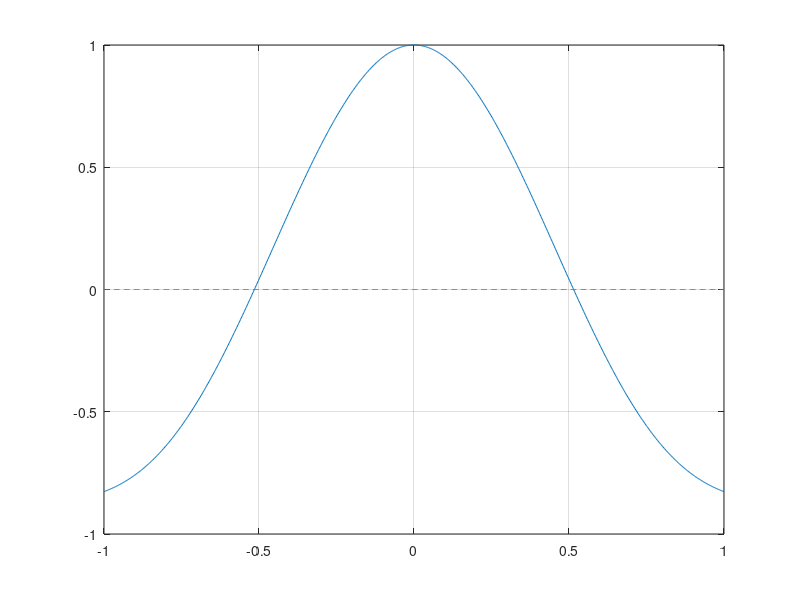

Here is the MATLAB script that generated this plot: (Note: this script raises an error after producing the figure.)
clear
clc
close all

% definisco la funzione come da testo
f = @(x) cos(2*x).^2 - x.^2;

%% 1

% consideriamo questo intervallo arbitrario
x = linspace(-1, 1, 1000);

% plottiamo
plot(x, f(x))
grid on
hold on
plot(x, 0*x, '--')

% la funzione è pari, basta che cerco lo zero positvo e trovo anche lo zero
% negativo automaticamente

%% 2

% consideriamo la funzione di iterazione
% phi(x) = x + A*f(x)

% per verificare in modo teorico l'intervallo di valori di A tali per cui
% il metodo delle iterazioni di punto fisso converge allo zero di (x)
% dobbiamo verificare la condizione
% |phi'(alpha)| < 1

% calcolando
% phi'(alpha) = 1 + A*f'(alpha)
% |1 + A*f'(alpha)| < 1
% -2 < A*f'(alpha) < 0
% f'(allpha) è negativo per l'alpha positivo, devo cambiare verso della
% disequazione quando divido

% 0 < A < 2/f'(alpha)

%% 3

% definisco tolleranza, massimo numero di iterazioni e intervallo
tol = 1e-10;
nmax = 1000;
a = -1;
b = 1;

% guess iniziale
x0 = 0.1;

% calcolo l'iterazione di punto fisso A = 0.1
A1 = 0.1;
phi1 = @(x) x + A1*f(x);
[succ1, it1] = ptofis(x0, phi1, nmax, tol, a, b);
alpha = succ1(end);

% ora che ho trovato una buona apporssimazione di alpha posso calcolare il
% valore della derivata di f in alpha
df = @(x) -4*cos(2*x).*sin(2*x) - 2*x;
% ottengo dunque l'estremo superiore per la scelta di alpha
Asup = -2/df(alpha)

% A2 < Asup
A2 = 0.6;
phi2 = @(x) x + A2*f(x);
[succ2, it2] = ptofis(x0, phi2, nmax, tol, a, b);

% A3 > sup
A3 = 0.75;
phi3 = @(x) x + A3*f(x);
[succ3, it3] = ptofis(x0, phi3, nmax, tol, a, b);
% come previsto dalla teoria NON converge

% A4 = A2, cambio x0
A4 = 0.6;
x0 = 2;
phi4 = @(x) x + A4*f(x);
[succ4, it4] = ptofis(x0, phi4, nmax, tol, a, b);
% per questo tipo di funzioni phi la scelta di x0 è meno rilevante rispetto
% alla velocità di convergenza rispetto al parametro A

%% 4

% usando stimap stimiamo l'ordine di convergenza e il fattore di
% convergenza del metodo di punto fisso
[p1, c1] = stimap(succ1);
[p2, c2] = stimap(succ2);
[p3, c3] = stimap(succ3);
[p4, c4] = stimap(succ4);
% quelle che convergono convergono tutte con ordine 1, e notiamo che il
% fattore A ha un effetto molto maggiore sul fattore di riduzione rispetto
% alla scelta di x0
% quello che non converge presenta un NaN

%% 5

% per avere convergenza del secondo ordine è necessario che
% phi'(alpha) = 0

% phi'(alpha) = 1 + A*f'(alpha) = 0
% Aopt = -1/f'(alpha)
% (ovvero Asup/2)

% calcoliamo A ottimo trovato dalla teoria e poi lanciamo il metodo
Aopt = -1/df(alpha);
phi_opt = @(x) x + Aopt*f(x);
[succ_opt, it_opt] = ptofis(0.1, phi_opt, nmax, tol, a, b);

% ci asoettiamo unordine di convergenza p = 2
[p_opt, c_opt] = stimap(succ_opt);

%% 6

% implementiamo il metodo di newton come iterazione di punto fisso
phi_N = @(x) x - f(x)./df(x);
[succ_N, it_N] = ptofis(0.1, phi_N, nmax, tol, a, b);
[p_N, c_N] = stimap(succ_N);
% effettivamente essendo uno zero semplice troviamo che im metodo di newton
% converga con ordine 2

% creiamo un vettore di possibili guess iniziali da 0.01 a 1 (non zero!) e
% lanciamo il metodo di newton per ognuna
vett_x0 = 0.01:.01:1;
vett_sol = [];
for x0 = vett_x0
    [succ_n, it_n] = ptofis(x0, phi_N, nmax, tol, a, b);
    vett_sol = [vett_sol succ_n(end)];
end

% plottiamo dove converge il metodo VS x0
plot(vett_x0, vett_sol)
% troviamo sperimentalmente che per convergere allo zero positivo
% 0.12 <= x0 <= 0.88